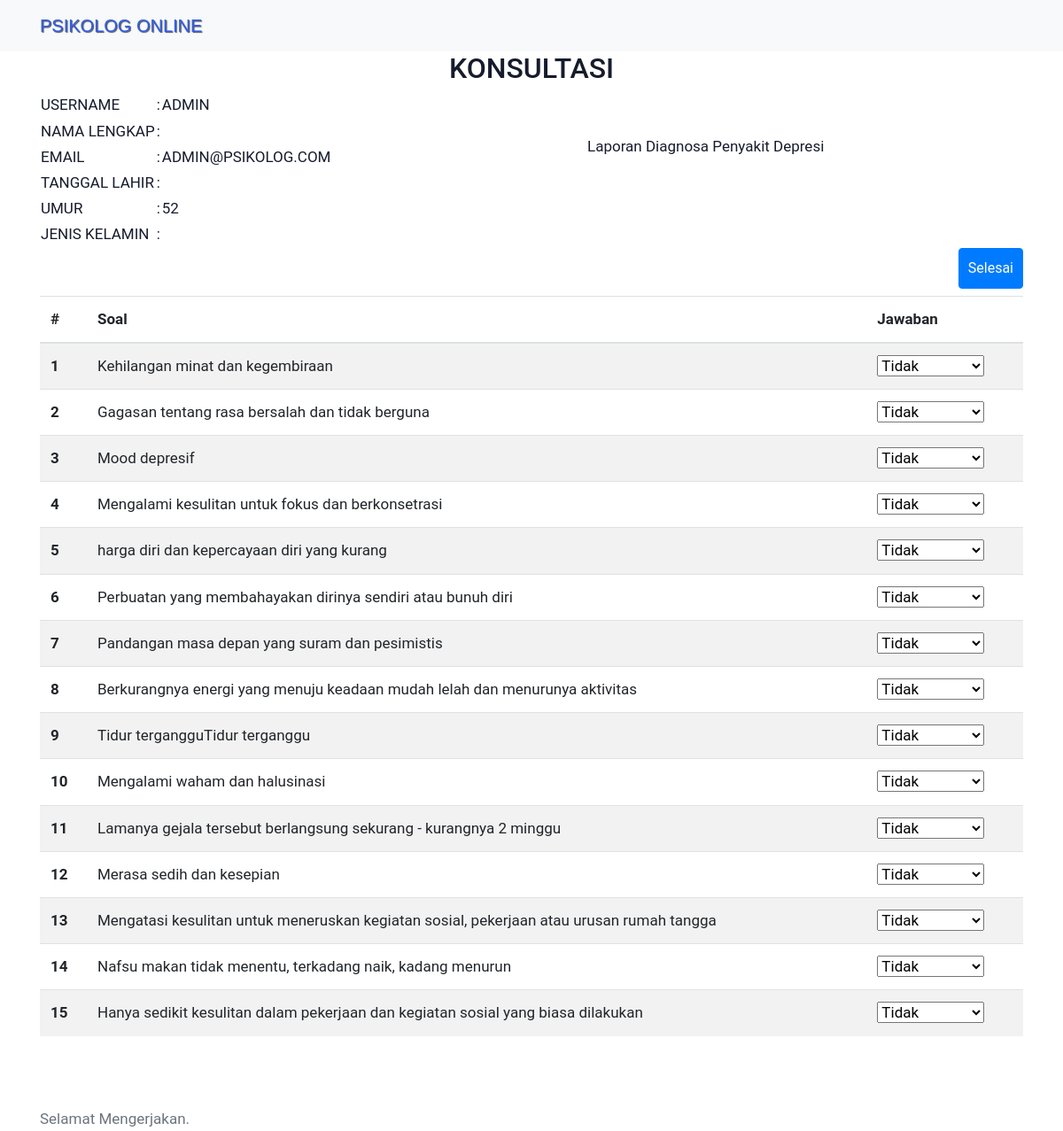
Page /tes/soal.php (signed in) on the committed database.
### tables this page shows
CREATE TABLE `soal` (
  `Soalid` int(11) NOT NULL,
  `Soal` text NOT NULL,
  `Nilai_H1` varchar(12) NOT NULL,
  `Nilai_H2` varchar(12) NOT NULL,
  `Moderate` int(11) NOT NULL,
  `Major` int(11) NOT NULL
);

### tes/soal.php (the view, shortened to what this page needs)
<?php
require('../connected/db.php');
?>
<!doctype html>
<html lang="en">
<head>
    <link href="../assets/bootstrap-4.5.3-dist/css/bootstrap.min.css" rel="stylesheet">
    <link href="../assets/css/style.css" rel="stylesheet">
</head>
<body>
    <nav class="navbar navbar-expand-lg  bg-light">
        <div class="container">
            <a class="navbar-brand" href="../">
                PSIKOLOG ONLINE
            </a>
        </div>
    </nav>
    <main role="main" class="container">
    <h2 class="text-center">KONSULTASI</h2>
    <div class="row">
        <div class="col">
        <table>
        <tr>
            <td>USERNAME</td>
            <td>:</td>
            <td class="text-uppercase"><?= $_SESSION['username'];?></td>
        </tr>
        <tr>
            <td>NAMA LENGKAP</td>
            <td>:</td>
            <td class="text-uppercase"><?= $_SESSION['Namapasien'];?></td>
        </tr>
        <tr>
            <td>EMAIL</td>
            <td>:</td>
            <td class="text-uppercase"><?= $_SESSION['email'];?></td>
        </tr>
        <tr>
            <td>TANGGAL LAHIR</td>
            <td>:</td>
            <td class="text-uppercase"><?= $_SESSION['dob'];?></td>
        </tr>
        <tr>
            <td>UMUR</td>
            <td>:</td>
            <td class="text-uppercase"><?php echo (date("Y") - date("Y", strtotime($_SESSION['dob']))); ?></td>
        </tr>
        <tr>
            <td>JENIS KELAMIN</td>
            <td>:</td>
            <td class="text-uppercase"><?= $_SESSION['jkel'];?></td>
        </tr>
    </table>
        </div>
        <div class="col">
            <p class="p-5">Laporan Diagnosa Penyakit Depresi</p>
        </div>
    </div>
        <form method="POST">
        <div class="text-right">
            <button type="submit" name="submit" class="btn btn-primary" style="padding:10px;">Selesai</button>
        </div>
            <table class="table table-striped mt-2">
                <thead>
                    <tr>
                        <th scope="col">#</th>
                        <th scope="col">Soal</th>
                        <th scope="col">Jawaban</th>
                    </tr>
                </thead>
                <tbody>
                    <?php
                    $dxd = 0;
                    $arrKu = array();
                    $query = "select * from Soal";
                    $execute = mysqli_query($conn, $query);
                    if (mysqli_num_rows($execute) > 0) {
                        $l = 1;
                        while ($row = mysqli_fetch_array($execute)) {
                            $arrKu[$dxd]["id"] = $row['Soalid'];
                            $arrKu[$dxd]["Soal"] = $row['Soal'];
                            $arrKu[$dxd]["moderate"] = $row['Moderate'];
                            $arrKu[$dxd]["major"] = $row['Major'];
                            $arrKu[$dxd]["bobot1"] = $row['Nilai_H1'];
                            $arrKu[$dxd]["bobot2"] = $row['Nilai_H2'];
                    ?>
                            <tr>
                                <th scope="row"><?= $l++; ?></th>
                                <td><?= $arrKu[$dxd]["Soal"]; ?></td>
                                <td>
                                    <select name="nilai<?= $arrKu[$dxd]['id'] ?>" id="">
                                        <option value="0">Tidak</option>
                                    </select>
                                </td>
                            </tr>
                        <?php
                            $dxd += 1;
                        }
                        ?>
                </tbody>
            </table>
            <div class="form-group text-right pb-5">
            </div>
    </main>
<?php
                    } else {
                        echo "Data Soal Tidak ada!";
                    }
?>
<footer class="footer">
    <div class="container">
        <span class="text-muted">Selamat Mengerjakan.</span>
    </div>
</footer>
</body>
</html>

### assets/css/style.css (style rules this page uses)
body { -webkit-tap-highlight-color: rgba(22, 28, 45, 0); background-color: #fff; color: #161c2d; font-family: "Roboto", sans-serif; font-size: 1.0625rem; font-weight: 400; line-height: 1.6; margin: 0; -webkit-text-size-adjust: 100%; }
.footer { color: white; }
@media (min-width: 992px) { .navbar-brand { font-family: "Viga", sans-serif; color: #335eea !important; text-shadow: 1px 1px 1px rgba(0, 0, 0, 0.7); } }

### rows in the picture
soal: Soal "Kehilangan minat dan kegembiraan", Soalid "Tidak"
soal: Soal "Gagasan tentang rasa bersalah dan tidak berguna", Soalid "Tidak"
soal: Soal "Mood depresif", Soalid "Tidak"
soal: Soal "Mengalami kesulitan untuk fokus dan berkonsetrasi", Soalid "Tidak"
soal: Soal "harga diri dan kepercayaan diri yang kurang", Soalid "Tidak"
soal: Soal "Perbuatan yang membahayakan dirinya sendiri atau bunuh diri", Soalid "Tidak"
soal: Soal "Pandangan masa depan yang suram dan pesimistis", Soalid "Tidak"
soal: Soal "Berkurangnya energi yang menuju keadaan mudah lelah dan menurunya aktivitas", Soalid "Tidak"
soal: Soal "Tidur tergangguTidur terganggu", Soalid "Tidak"
soal: Soal "Mengalami waham dan halusinasi", Soalid "Tidak"
soal: Soal "Lamanya gejala tersebut berlangsung sekurang - kurangnya 2 minggu", Soalid "Tidak"
soal: Soal "Merasa sedih dan kesepian", Soalid "Tidak"
soal: Soal "Mengatasi kesulitan untuk meneruskan kegiatan sosial, pekerjaan atau urusan rumah tangga", Soalid "Tidak"
soal: Soal "Nafsu makan tidak menentu, terkadang naik, kadang menurun", Soalid "Tidak"
soal: Soal "Hanya sedikit kesulitan dalam pekerjaan dan kegiatan sosial yang biasa dilakukan", Soalid "Tidak"

### other values in the picture
$_SESSION['username'] "ADMIN"
$_SESSION['email'] "ADMIN@PSIKOLOG.COM"
